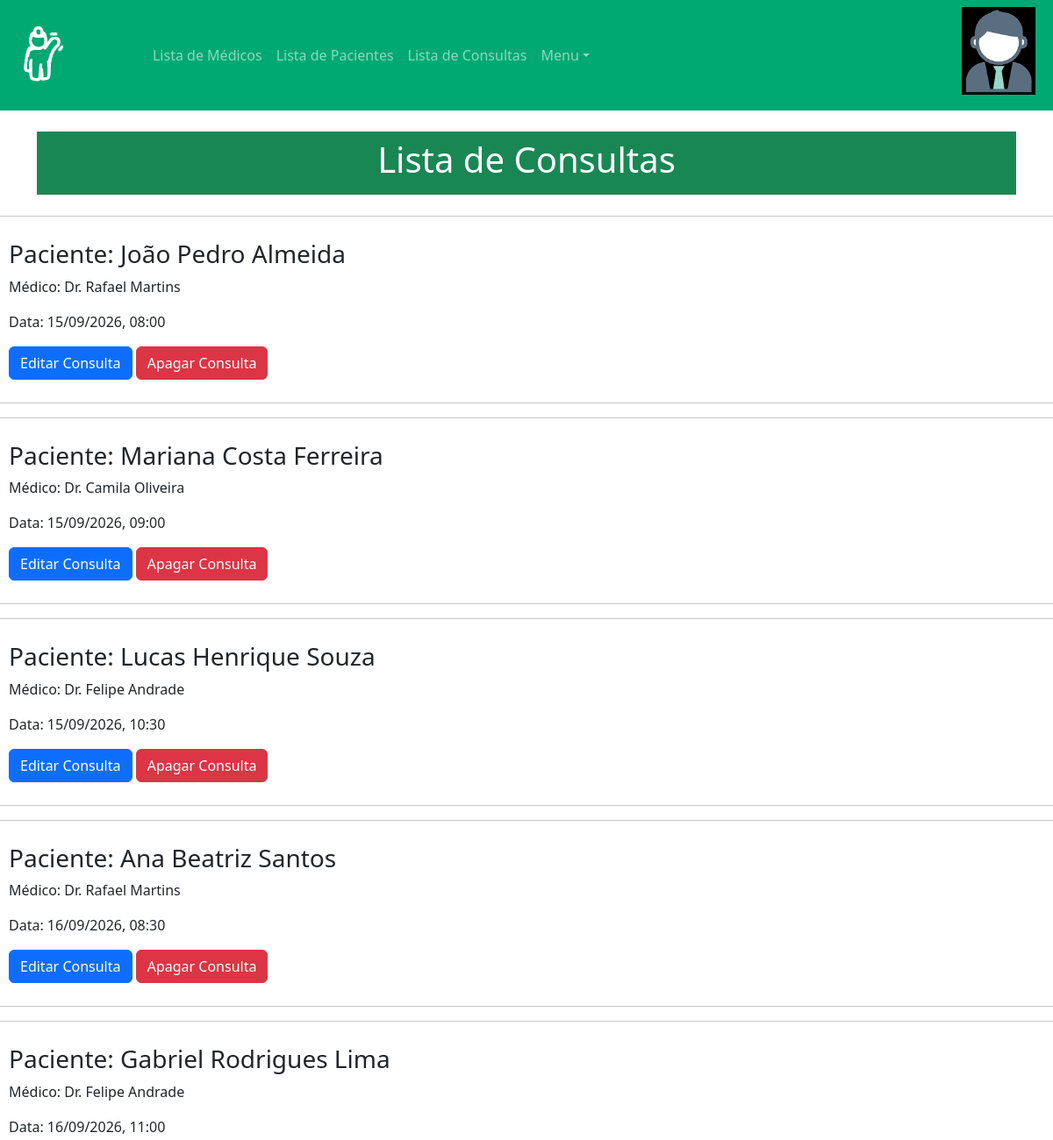
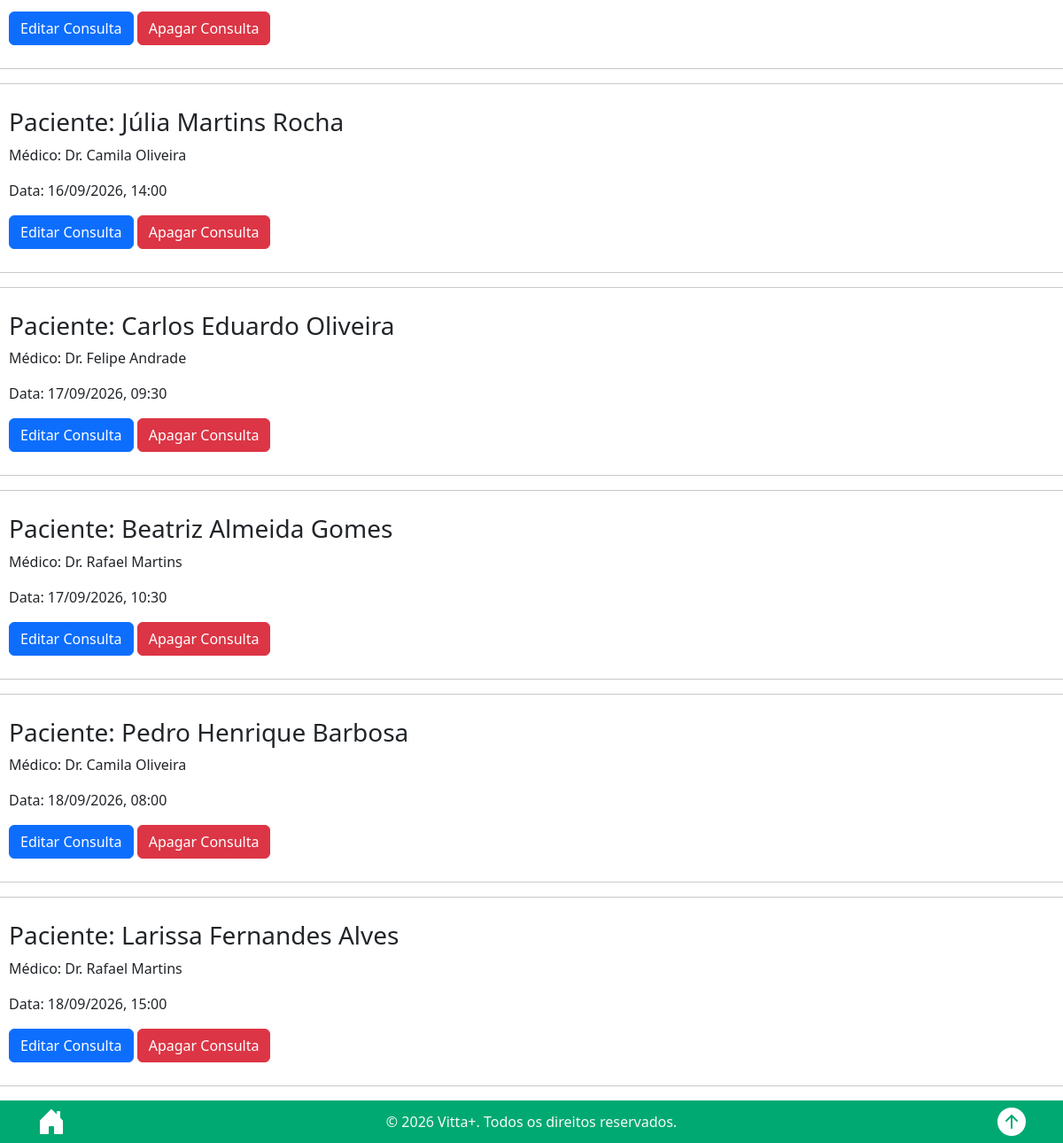
/consults_list/ (signed in), run on the app's committed database (2 pictures, top to bottom).
### consulta/models.py (models this page shows, shortened)
class Consultation(models.Model):
    doctor = models.ForeignKey(Doctor, on_delete=models.CASCADE, verbose_name="Médico")
    patient = models.ForeignKey(Patient, on_delete=models.CASCADE, verbose_name="Paciente")
    date = models.DateTimeField(verbose_name="Data da Consulta")
    class Meta:
        constraints = [models.UniqueConstraint(fields=['doctor', 'date'], name='unique_doctor_date')]

class Patient(models.Model):
    name = models.CharField(max_length=100, verbose_name="Nome")
    birth_date = models.DateField(verbose_name="Data de Nascimento")
    CPF = models.CharField(max_length=14, unique=True, verbose_name="CPF")
    gender = models.CharField(max_length=10, choices=[("M", "Masculino"), ("F", "Feminino")], verbose_name="Gênero")
    health_insurance = models.CharField(max_length=100, blank=True)
    class Meta:
        ordering = ["name"]

class Doctor(models.Model):
    name = models.CharField(max_length=100, verbose_name="Nome")
    birth_date = models.DateField(verbose_name="Data de Nascimento")
    CRM = models.CharField(max_length=20, unique=True, verbose_name="CRM")
    gender = models.CharField(max_length=10, choices=[("M", "Masculino"), ("F", "Feminino")], verbose_name="Gênero")
    expertise = models.CharField(max_length=100, verbose_name="Especialidade")
    rating = models.DecimalField(max_digits = 3, decimal_places = 2, default = 0, validators = [MinValueValidator(0), MaxValueValidator(5)], verbose_name ="Classificação")
    place = models.CharField(max_length=100, verbose_name="Local da Consulta")
    price = models.DecimalField(max_digits=10, decimal_places=2, validators=[MinValueValidator(0)], verbose_name="Preço da Consulta")
    photo = models.ImageField(upload_to='doctors/', blank=True, null=True, verbose_name="Foto")
    class Meta:
        ordering = ["CRM"]

### consulta/views.py (the view)
# urls.py: path('consults_list/', views.consults_list, name="consults_list"),
@permission_required('consultas.view_consultation', raise_exception=True)
def consults_list(request):
    consultas = Consultation.objects.select_related('doctor','patient').order_by('date')
    return render(request, 'consults_list.html', { "consultas": consultas })

### consulta/templates/consults_list.html (shortened to what this page needs)
{% extends 'base.html' %}
{% load static %}
{% block content %}
<div class="container mt-4 text-center">
    <div class="card-header bg-success text-white justify-content-center d-flex align-items-center pt-2 pb-2 mb-4">
        <h1>Lista de Consultas</h1>
    </div>
</div>
{% for consulta in consultas %}
<hr>
    <div class="consultas" style="padding: 10px; margin-bottom: 10px;">
        <div>
            <h3> Paciente: {{ consulta.patient.name }}</h3>
            <p> Médico: Dr. {{ consulta.doctor.name }}</p>
            <p> Data: {{ consulta.date|date:"d/m/Y, H:i" }}</p>
            <a href="{% url 'consults_edit' consulta.id %}" class="btn btn-primary">Editar Consulta</a>
            <a href="{% url 'consults_delete' consulta.id %}" class="btn btn-danger">Apagar Consulta</a>
        </div>
    </div>
<hr>
{% empty %}
    <p>Nenhuma consulta marcada.</p>
{% endfor %}
{% endblock %}

### consulta/static/css/style.css (style rules this page uses)
a { color: inherit; text-decoration: none; }

### data on the page
Consultation: patient.name "João Pedro Almeida", doctor.name "Rafael Martins", date "15/09/2026, 08:00"
Consultation: patient.name "Mariana Costa Ferreira", doctor.name "Camila Oliveira", date "15/09/2026, 09:00"
Consultation: patient.name "Lucas Henrique Souza", doctor.name "Felipe Andrade", date "15/09/2026, 10:30"
Consultation: patient.name "Ana Beatriz Santos", doctor.name "Rafael Martins", date "16/09/2026, 08:30"
Consultation: patient.name "Gabriel Rodrigues Lima", doctor.name "Felipe Andrade", date "16/09/2026, 11:00"
Consultation: patient.name "Júlia Martins Rocha", doctor.name "Camila Oliveira", date "16/09/2026, 14:00"
Consultation: patient.name "Carlos Eduardo Oliveira", doctor.name "Felipe Andrade", date "17/09/2026, 09:30"
Consultation: patient.name "Beatriz Almeida Gomes", doctor.name "Rafael Martins", date "17/09/2026, 10:30"
Consultation: patient.name "Pedro Henrique Barbosa", doctor.name "Camila Oliveira", date "18/09/2026, 08:00"
Consultation: patient.name "Larissa Fernandes Alves", doctor.name "Rafael Martins", date "18/09/2026, 15:00"
